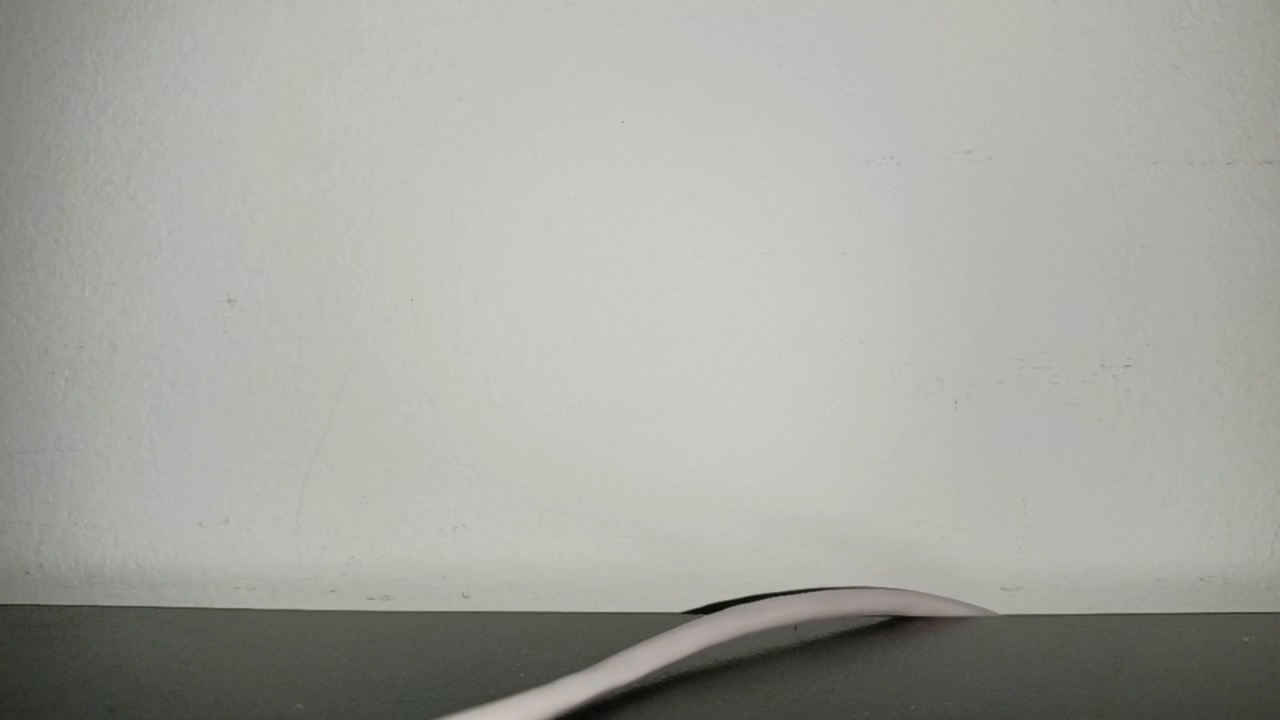
#> input picture frame 32 of src/video.mp4, 1280 x 720 px, given in place of rat.avi, which was not available
$ python exp1_treshold.py
#> lines starting #> are read from the running program, lines starting #| are printed output that depends on the picture; after the words box and inside, x2 and y2 are one past the last pixel; in counts of white or black regions, pixels touching at a corner belong together
import cv2 as cv
import numpy as np

video = cv.VideoCapture("../src/rat.avi")#

while video.isOpened():
    _,frame = video.read(1)
#> frame is the input picture: shape (720, 1280, 3); mean B, G, R 161, 166.4, 166.2

    gray = cv.cvtColor(frame, cv.COLOR_BGR2GRAY)

    _, tresh = cv.threshold(gray, 200,255, cv.THRESH_OTSU)
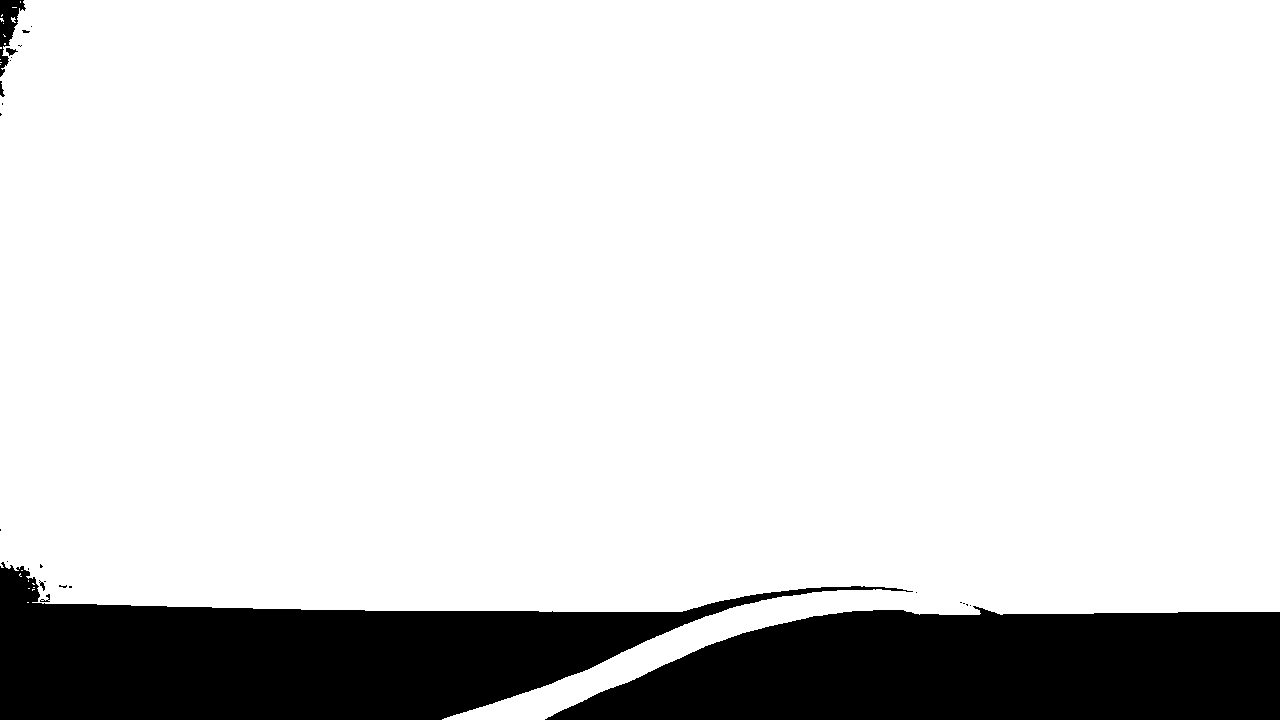
#> tresh: shape (720, 1280); 85.4% white; 26 black regions (19 under 20 px), largest, box (x1, y1, x2, y2) and area: (0, 562, 913, 720) 67888, (545, 606, 1280, 720) 65701, (0, 0, 26, 77) 858


    if _:
        cv.imshow("threshold", tresh)

    if cv.waitKey(33) == ord("q"):
#> (key q is pressed here)
        break

$ run again, starting later in the video
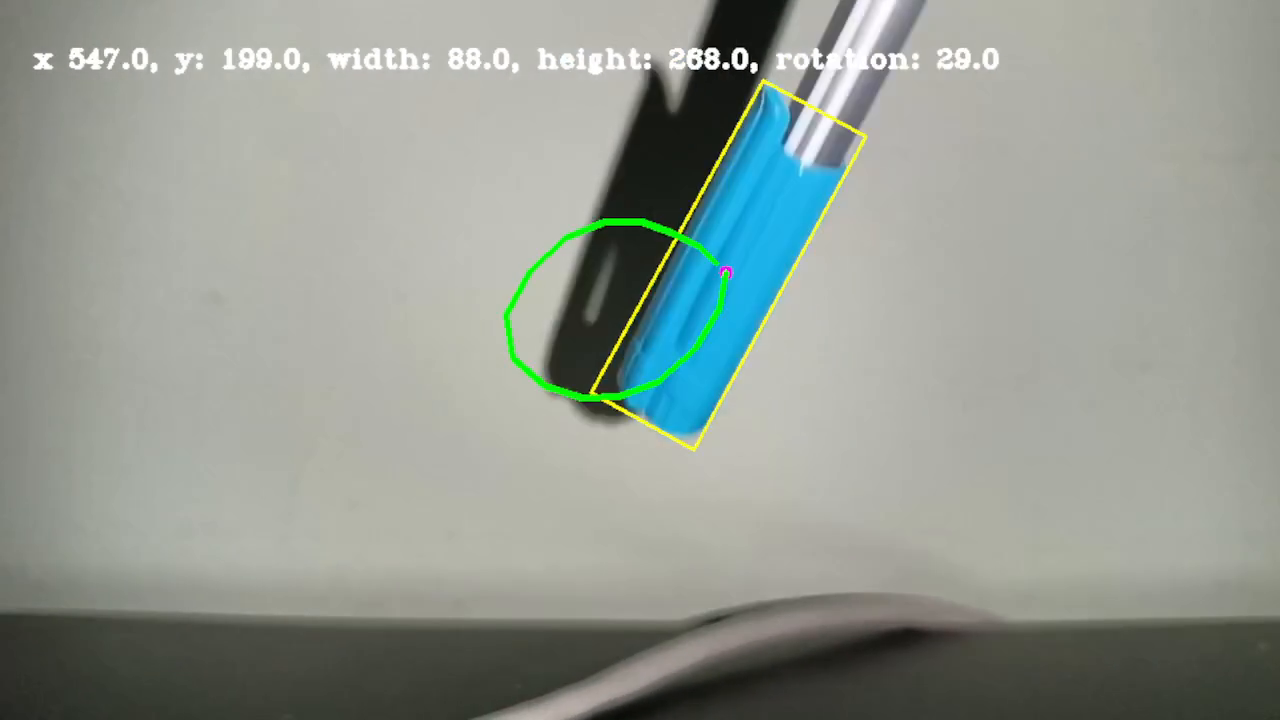
#> input picture frame 147 of src/video.mp4, 1280 x 720 px, given in place of rat.avi, which was not available
#> frame is the input picture: shape (720, 1280, 3); mean B, G, R 146.3, 154, 147.2
#> `gray = cv.cvtColor(frame, cv.COLOR_BGR2GRAY)`:
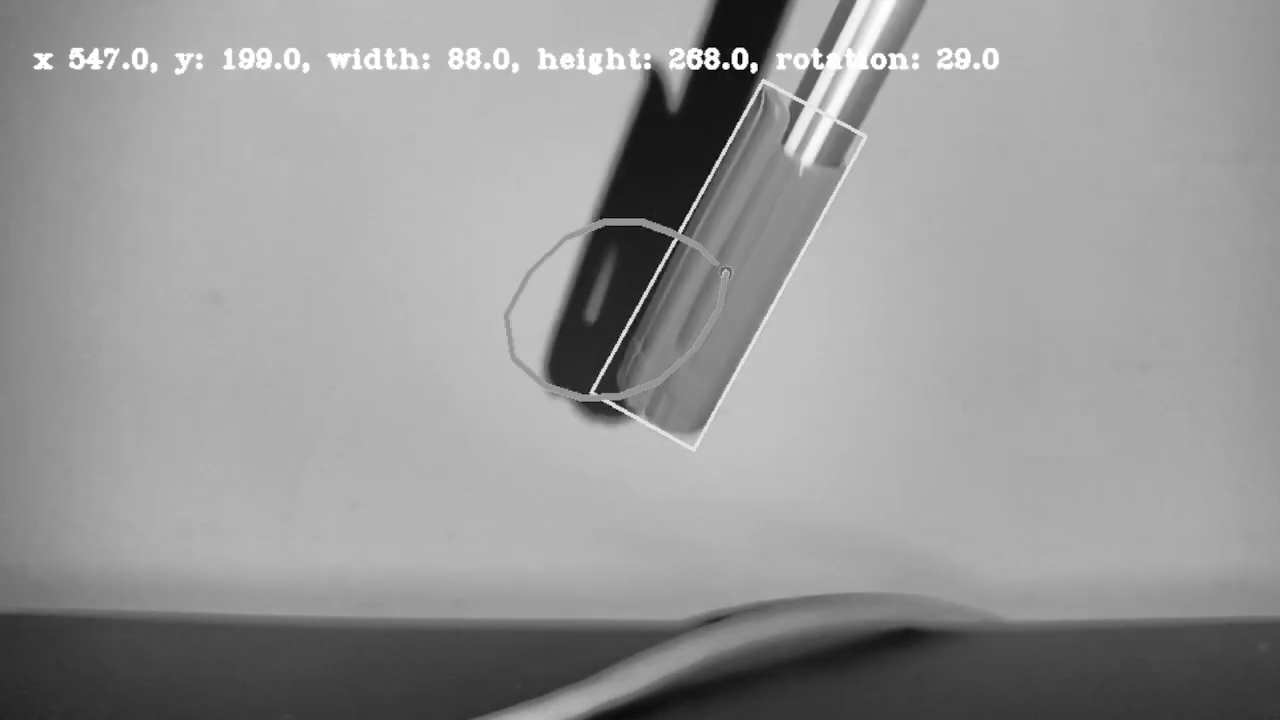
#> gray: shape (720, 1280); min 0, max 255, mean 151
#> `_, tresh = cv.threshold(gray, 200,255, cv.THRESH_OTSU)`:
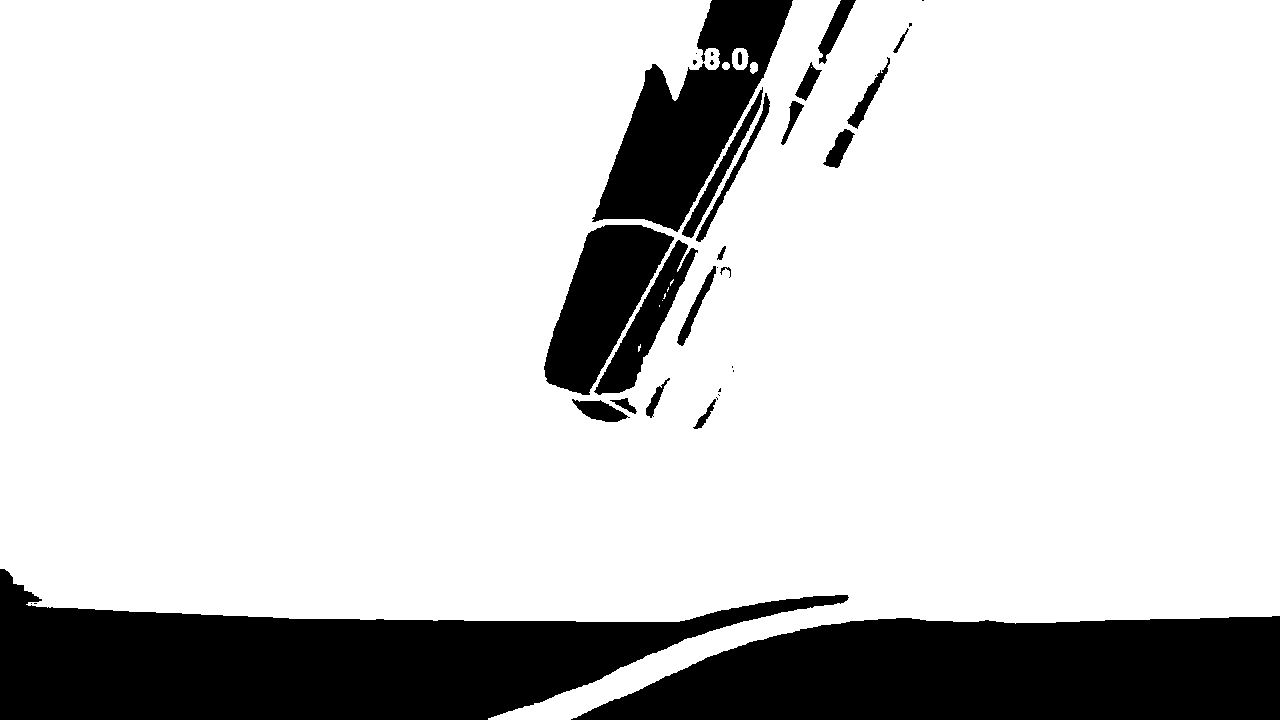
#> tresh: shape (720, 1280); 81.7% white; 36 black regions (15 under 20 px), largest, box (x1, y1, x2, y2) and area: (0, 569, 849, 720) 66180, (571, 616, 1280, 720) 59088, (592, 0, 793, 232) 20092

$ run again, starting later in the video
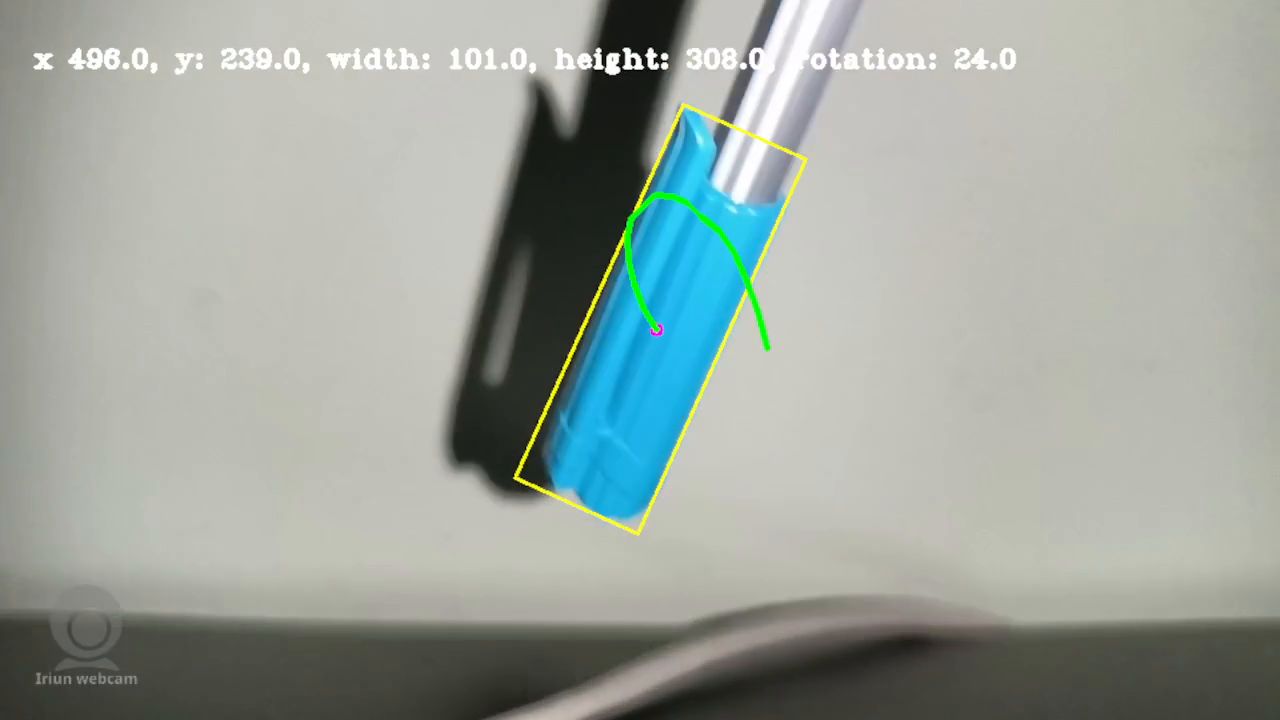
#> input picture frame 262 of src/video.mp4, 1280 x 720 px, given in place of rat.avi, which was not available
#> frame is the input picture: shape (720, 1280, 3); mean B, G, R 157.7, 164.3, 156.4
#> `gray = cv.cvtColor(frame, cv.COLOR_BGR2GRAY)`:
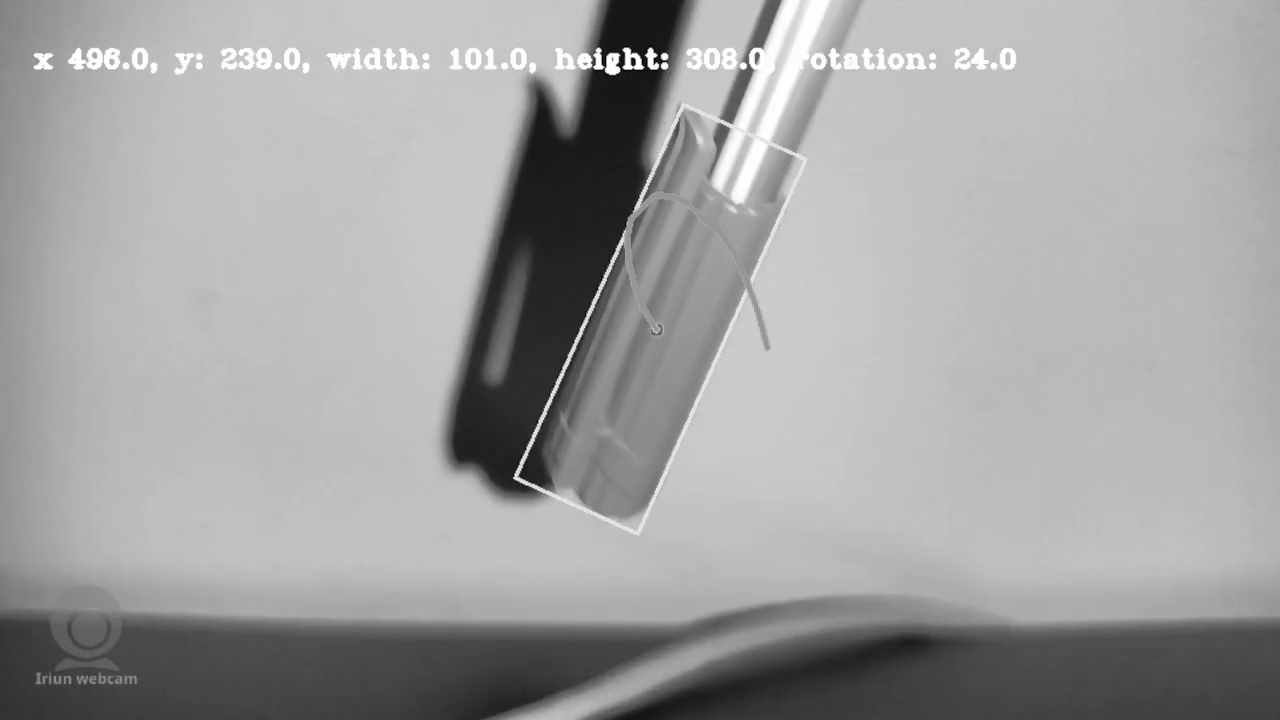
#> gray: shape (720, 1280); min 0, max 255, mean 161
#> `_, tresh = cv.threshold(gray, 200,255, cv.THRESH_OTSU)`:
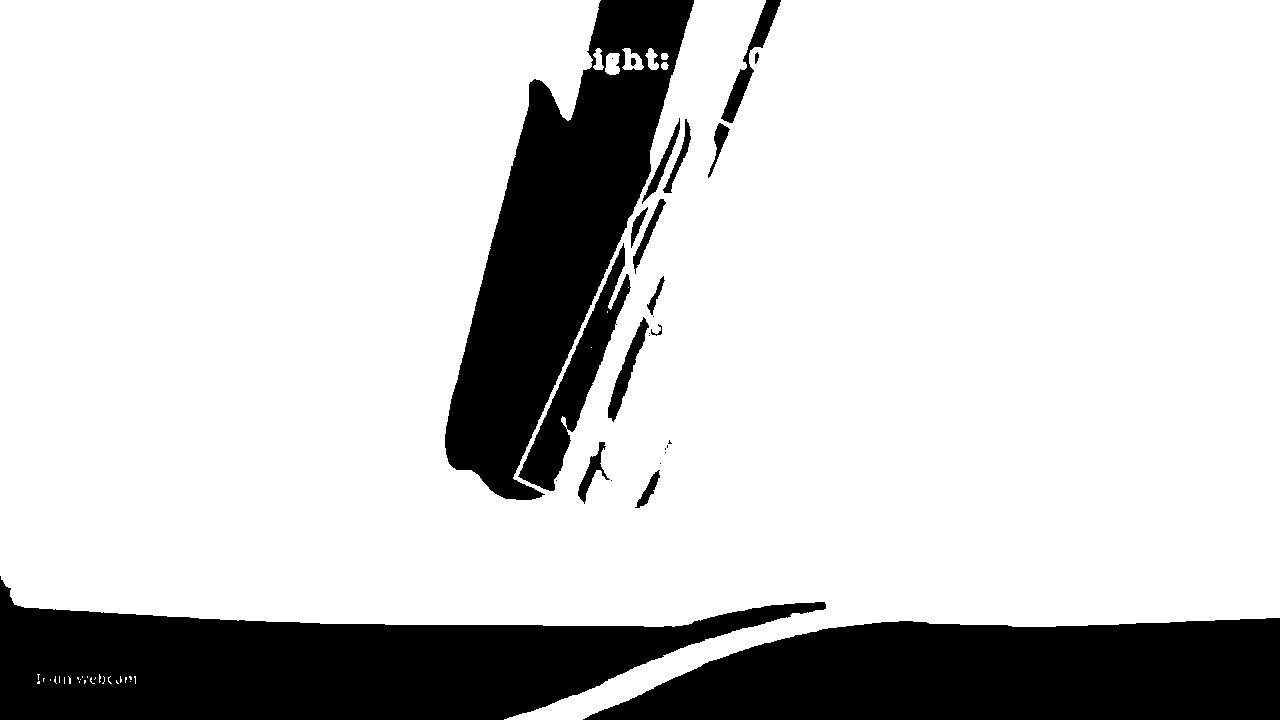
#> tresh: shape (720, 1280); 79.9% white; 28 black regions (11 under 20 px), largest, box (x1, y1, x2, y2) and area: (0, 576, 826, 720) 64055, (583, 618, 1280, 720) 56302, (445, 0, 694, 500) 51912
